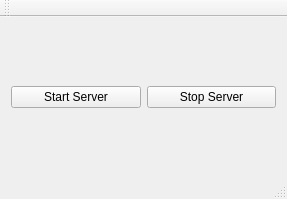
<?xml version="1.0" encoding="UTF-8"?>
<ui version="4.0">
 <class>MainView</class>
 <widget class="QMainWindow" name="MainView">
  <property name="geometry">
   <rect>
    <x>0</x>
    <y>0</y>
    <width>287</width>
    <height>199</height>
   </rect>
  </property>
  <property name="windowTitle">
   <string>MainView</string>
  </property>
  <widget class="QWidget" name="centralWidget">
   <layout class="QHBoxLayout" name="horizontalLayout">
    <item>
     <widget class="QPushButton" name="btnStartServer">
      <property name="text">
       <string>Start Server</string>
      </property>
     </widget>
    </item>
    <item>
     <widget class="QPushButton" name="btnStopServer">
      <property name="text">
       <string>Stop Server</string>
      </property>
     </widget>
    </item>
   </layout>
  </widget>
  <widget class="QMenuBar" name="menuBar">
   <property name="geometry">
    <rect>
     <x>0</x>
     <y>0</y>
     <width>287</width>
     <height>27</height>
    </rect>
   </property>
  </widget>
  <widget class="QToolBar" name="mainToolBar">
   <attribute name="toolBarArea">
    <enum>TopToolBarArea</enum>
   </attribute>
   <attribute name="toolBarBreak">
    <bool>false</bool>
   </attribute>
  </widget>
  <widget class="QStatusBar" name="statusBar"/>
 </widget>
 <layoutdefault spacing="6" margin="11"/>
 <resources/>
 <connections/>
</ui>
